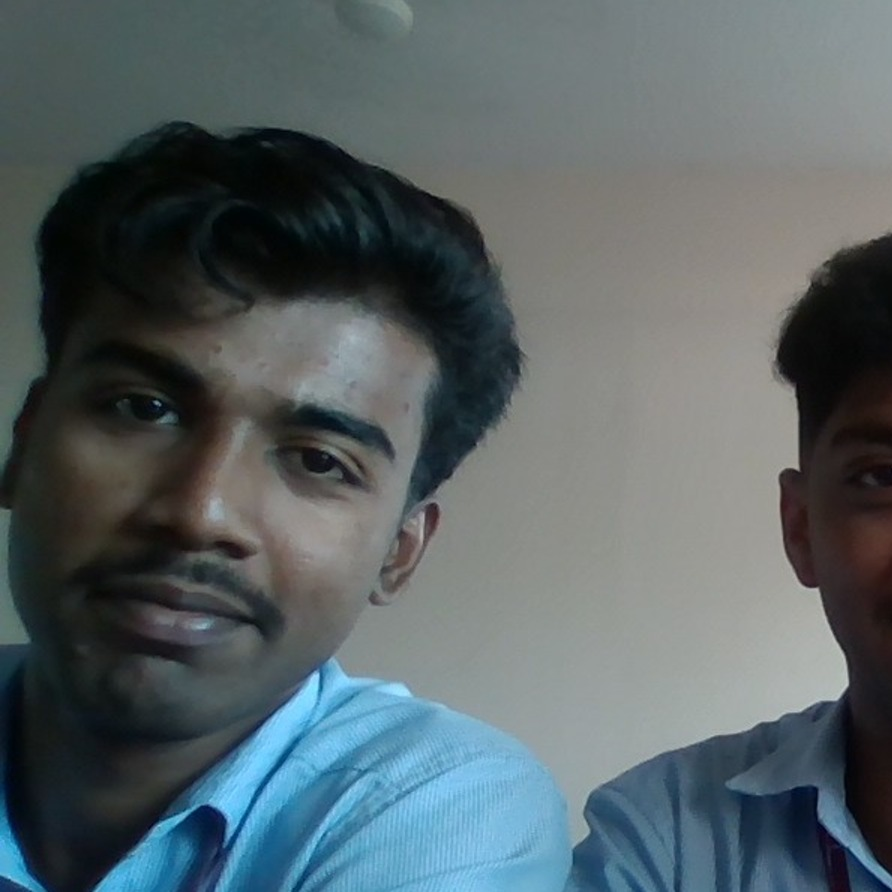
#> input picture actory-spotlight-backend/uploads/photo_689e36a9d39aacd4b02861c2_1757492558929.jpg, 892 x 892 px
$ python -i face_detector.py   (imports and definitions only)
#> lines starting #> are read from the running program, lines starting #| are printed output that depends on the picture
#> further down, picture is the input picture: shape (892, 892, 3); mean B, G, R 101.5, 98.4, 87.4
"""
Face Detection Utility for Emotion Analysis
Uses OpenCV Haar Cascade for fast face detection in video frames
"""

import cv2
import numpy as np
import os

class FaceDetector:
    def __init__(self):
        """Initialize Haar Cascade face detector"""
        # Try multiple common paths for haarcascade file
        cascade_paths = [
            cv2.data.haarcascades + 'haarcascade_frontalface_default.xml',
            'haarcascade_frontalface_default.xml',
            os.path.join(os.path.dirname(__file__), 'haarcascade_frontalface_default.xml')
        ]

        self.face_cascade = None
        for path in cascade_paths:
            if os.path.exists(path):
                self.face_cascade = cv2.CascadeClassifier(path)
                break

        if self.face_cascade is None or self.face_cascade.empty():
            raise RuntimeError("Could not load Haar Cascade classifier. Please ensure OpenCV is properly installed.")

    def detect_face(self, frame):
        """
        Detect the largest face in a frame

        Args:
            frame: OpenCV BGR image

        Returns:
            face_region: Cropped face as RGB image (48x48x3), or None if no face detected
        """
        # Convert to grayscale for detection
        gray = cv2.cvtColor(frame, cv2.COLOR_BGR2GRAY)
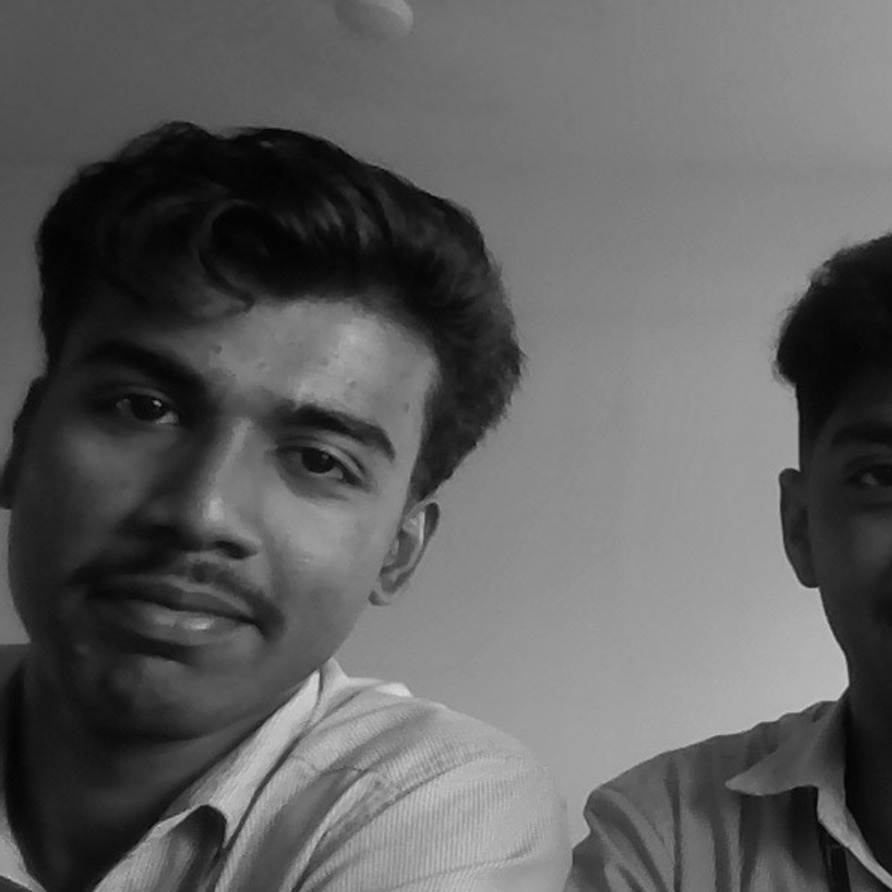
#> gray: shape (892, 892); min 2, max 215, mean 95.5

        # Detect faces
        faces = self.face_cascade.detectMultiScale(
            gray,
            scaleFactor=1.1,
            minNeighbors=5,
            minSize=(30, 30)
        )
#> faces = [[11, 260, 455, 455]]

        # If no faces found
        if len(faces) == 0:
            return None

        # Get the largest face (by area)
        largest_face = max(faces, key=lambda rect: rect[2] * rect[3])
#> largest_face = [11, 260, 455, 455]
        x, y, w, h = largest_face
#> x = 11; y = 260; w = 455; h = 455

        # Extract face region from original BGR frame
        face_bgr = frame[y:y+h, x:x+w]
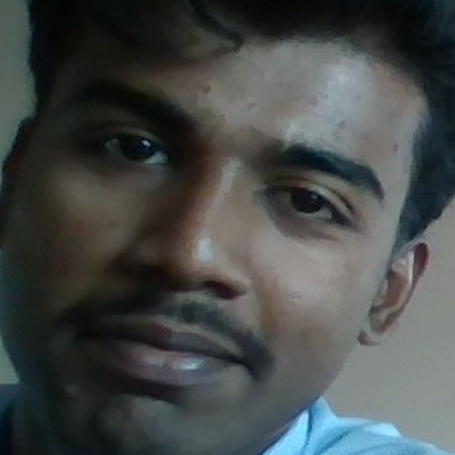
#> face_bgr: shape (455, 455, 3); mean B, G, R 72.9, 73.8, 69.6

        # Convert BGR to RGB
        face_rgb = cv2.cvtColor(face_bgr, cv2.COLOR_BGR2RGB)

        # Resize to 48x48 (model input size)
        face_resized = cv2.resize(face_rgb, (48, 48))
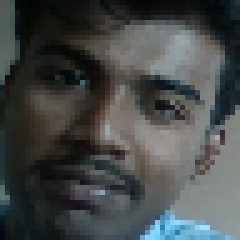
#> face_resized: shape (48, 48, 3) (shown 5 times larger); mean R, G, B 69.6, 73.8, 72.9

        return face_resized

    def detect_faces_batch(self, frames):
        """
        Detect faces in multiple frames

        Args:
            frames: List of OpenCV BGR images

        Returns:
            faces: List of 48x48 RGB face images (None for frames without faces)
        """
        return [self.detect_face(frame) for frame in frames]

>>> import cv2
>>> picture = cv2.imread('../uploads/photo_689e36a9d39aacd4b02861c2_1757492558929.jpg')
>>> result = FaceDetector().detect_face(picture)

$ run again, on actory-spotlight-backend/uploads/photo_689e36a9d39aacd4b02861c2_1757492569802.jpg
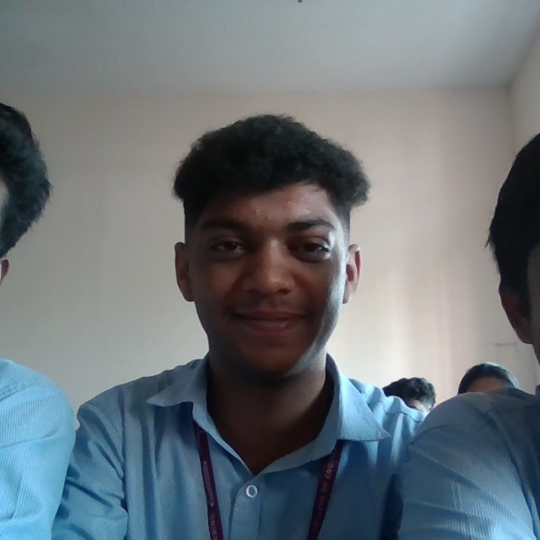
#> input picture actory-spotlight-backend/uploads/photo_689e36a9d39aacd4b02861c2_1757492569802.jpg, 1080 x 1080 px (shown at 1/2 size)
#> picture is the input picture: shape (1080, 1080, 3); mean B, G, R 121.1, 115.6, 107.1
#> in detect_face, `gray = cv2.cvtColor(frame, cv2.COLOR_BGR2GRAY)`:
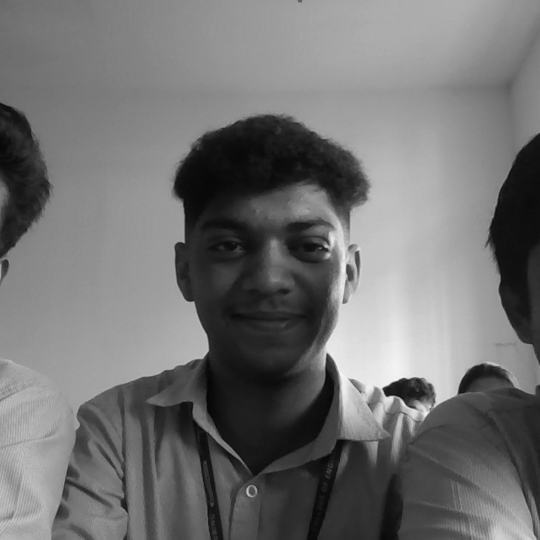
#> gray: shape (1080, 1080) (shown at 1/2 size); min 3, max 250, mean 113.7
#> faces = [[361, 355, 341, 341]]
#> largest_face = [361, 355, 341, 341]
#> x = 361; y = 355; w = 341
#> in detect_face, `face_resized = cv2.resize(face_rgb, (48, 48))`:
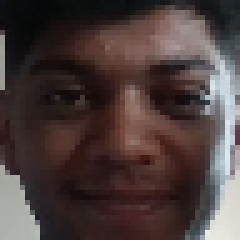
#> face_resized: shape (48, 48, 3) (shown 5 times larger); mean R, G, B 75.9, 61.7, 60.5

$ run again, on actory-spotlight-backend/uploads/photo_68a44520416f8ee89e4bc2fb_1756112859670.jpg
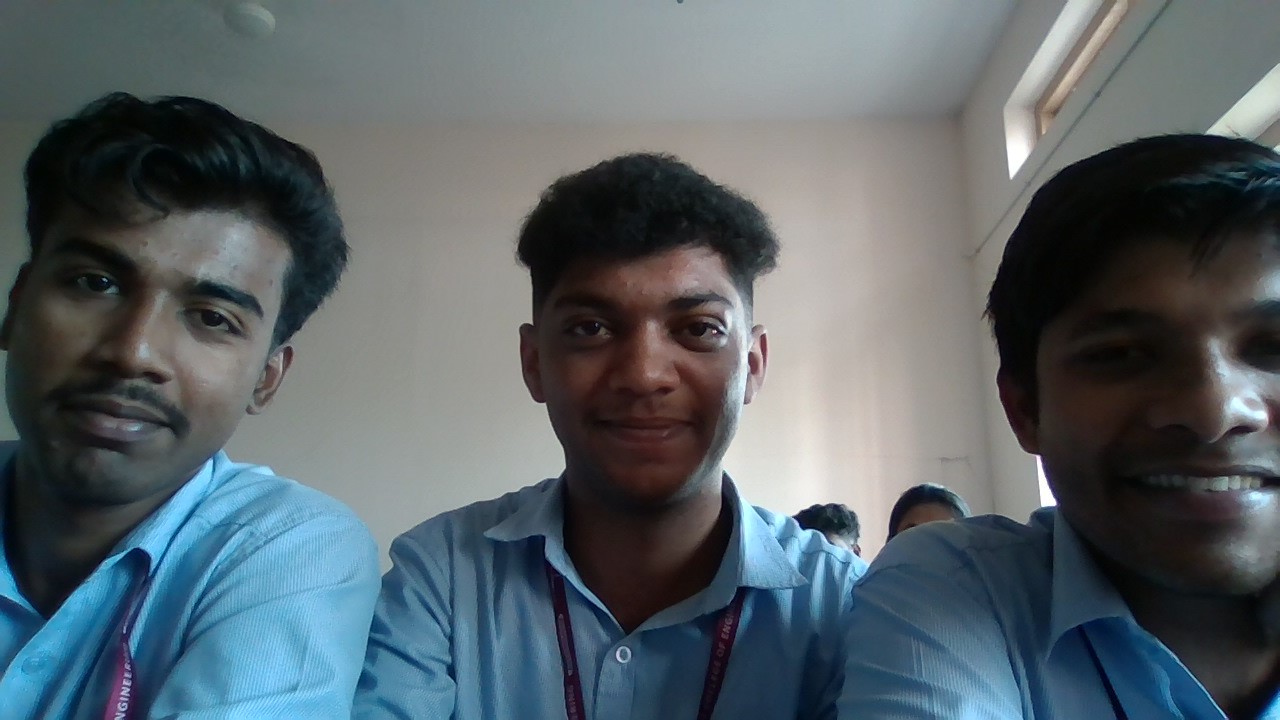
#> input picture actory-spotlight-backend/uploads/photo_68a44520416f8ee89e4bc2fb_1756112859670.jpg, 1280 x 720 px
#> picture is the input picture: shape (720, 1280, 3); mean B, G, R 104.2, 98.7, 88.3
#> in detect_face, `gray = cv2.cvtColor(frame, cv2.COLOR_BGR2GRAY)`:
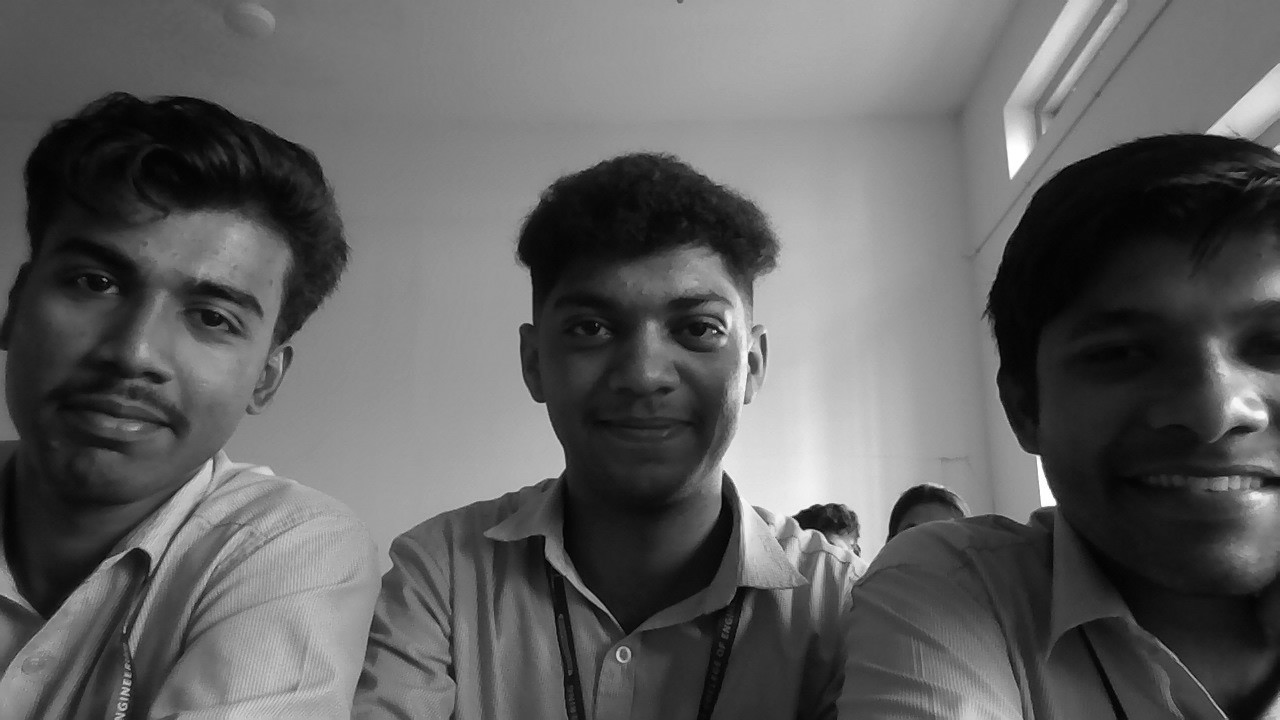
#> gray: shape (720, 1280); min 0, max 255, mean 96.2
#> faces = [[528, 237, 224, 224], [6, 180, 312, 312]]
#> largest_face = [6, 180, 312, 312]
#> x = 6; y = 180; w = 312
#> in detect_face, `face_resized = cv2.resize(face_rgb, (48, 48))`:
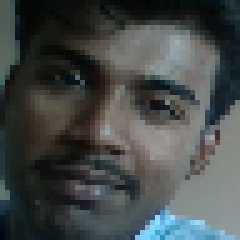
#> face_resized: shape (48, 48, 3) (shown 5 times larger); mean R, G, B 69.2, 73.9, 73.4
